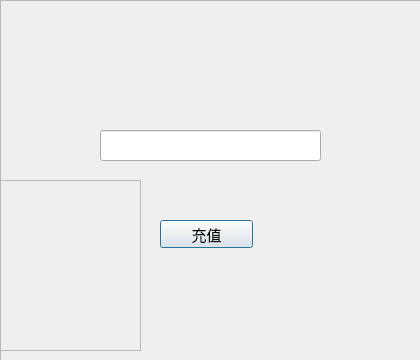
<?xml version="1.0" encoding="UTF-8"?>
<ui version="4.0">
 <class>money</class>
 <widget class="QDialog" name="money">
  <property name="geometry">
   <rect>
    <x>0</x>
    <y>0</y>
    <width>420</width>
    <height>360</height>
   </rect>
  </property>
  <property name="minimumSize">
   <size>
    <width>420</width>
    <height>360</height>
   </size>
  </property>
  <property name="maximumSize">
   <size>
    <width>420</width>
    <height>360</height>
   </size>
  </property>
  <property name="font">
   <font>
    <pointsize>11</pointsize>
   </font>
  </property>
  <property name="windowTitle">
   <string>充值</string>
  </property>
  <property name="windowIcon">
   <iconset resource="picture.qrc">
    <normaloff>:/image/theme.png</normaloff>:/image/theme.png</iconset>
  </property>
  <widget class="QFrame" name="frame">
   <property name="geometry">
    <rect>
     <x>0</x>
     <y>0</y>
     <width>421</width>
     <height>361</height>
    </rect>
   </property>
   <property name="frameShape">
    <enum>QFrame::StyledPanel</enum>
   </property>
   <property name="frameShadow">
    <enum>QFrame::Raised</enum>
   </property>
   <widget class="QLineEdit" name="lineEdit">
    <property name="geometry">
     <rect>
      <x>100</x>
      <y>130</y>
      <width>221</width>
      <height>31</height>
     </rect>
    </property>
   </widget>
   <widget class="QPushButton" name="pushButton">
    <property name="geometry">
     <rect>
      <x>160</x>
      <y>220</y>
      <width>93</width>
      <height>28</height>
     </rect>
    </property>
    <property name="text">
     <string>充值</string>
    </property>
   </widget>
   <widget class="QFrame" name="frame_2">
    <property name="geometry">
     <rect>
      <x>0</x>
      <y>180</y>
      <width>141</width>
      <height>171</height>
     </rect>
    </property>
    <property name="styleSheet">
     <string notr="true">border-image: url(:/image/increase_bg.jpeg);</string>
    </property>
    <property name="frameShape">
     <enum>QFrame::StyledPanel</enum>
    </property>
    <property name="frameShadow">
     <enum>QFrame::Raised</enum>
    </property>
   </widget>
  </widget>
 </widget>
 <resources>
  <include location="picture.qrc"/>
 </resources>
 <connections/>
</ui>
